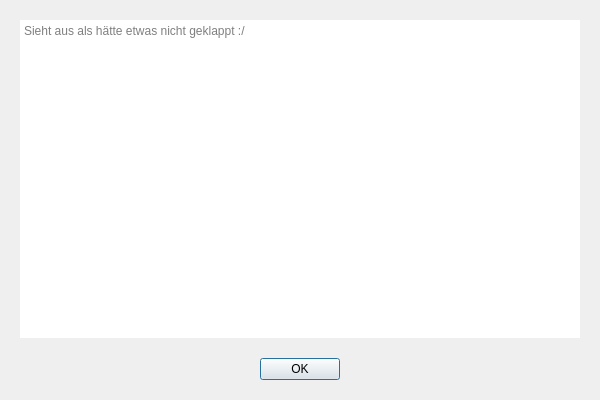
<?xml version="1.0" encoding="UTF-8"?>
<ui version="4.0">
 <class>ResultsWidget</class>
 <widget class="QWidget" name="ResultsWidget">
  <property name="geometry">
   <rect>
    <x>0</x>
    <y>0</y>
    <width>600</width>
    <height>400</height>
   </rect>
  </property>
  <property name="windowTitle">
   <string>MEEGA - Results</string>
  </property>
  <layout class="QVBoxLayout" name="verticalLayout">
   <property name="spacing">
    <number>20</number>
   </property>
   <property name="leftMargin">
    <number>20</number>
   </property>
   <property name="topMargin">
    <number>20</number>
   </property>
   <property name="rightMargin">
    <number>20</number>
   </property>
   <property name="bottomMargin">
    <number>20</number>
   </property>
   <item>
    <widget class="QTextEdit" name="textEdit">
     <property name="frameShape">
      <enum>QFrame::Shape::NoFrame</enum>
     </property>
     <property name="frameShadow">
      <enum>QFrame::Shadow::Plain</enum>
     </property>
     <property name="readOnly">
      <bool>true</bool>
     </property>
     <property name="markdown">
      <string/>
     </property>
     <property name="html">
      <string>&lt;!DOCTYPE HTML PUBLIC &quot;-//W3C//DTD HTML 4.0//EN&quot; &quot;http://www.w3.org/TR/REC-html40/strict.dtd&quot;&gt;
&lt;html&gt;&lt;head&gt;&lt;meta name=&quot;qrichtext&quot; content=&quot;1&quot; /&gt;&lt;meta charset=&quot;utf-8&quot; /&gt;&lt;style type=&quot;text/css&quot;&gt;
p, li { white-space: pre-wrap; }
hr { height: 1px; border-width: 0; }
li.unchecked::marker { content: &quot;\2610&quot;; }
li.checked::marker { content: &quot;\2612&quot;; }
&lt;/style&gt;&lt;/head&gt;&lt;body style=&quot; font-family:'Segoe UI'; font-size:9pt; font-weight:400; font-style:normal;&quot;&gt;
&lt;p style=&quot;-qt-paragraph-type:empty; margin-top:0px; margin-bottom:0px; margin-left:0px; margin-right:0px; -qt-block-indent:0; text-indent:0px;&quot;&gt;&lt;br /&gt;&lt;/p&gt;&lt;/body&gt;&lt;/html&gt;</string>
     </property>
     <property name="placeholderText">
      <string>Sieht aus als hätte etwas nicht geklappt :/</string>
     </property>
    </widget>
   </item>
   <item>
    <widget class="QDialogButtonBox" name="buttonBox">
     <property name="standardButtons">
      <set>QDialogButtonBox::StandardButton::Ok</set>
     </property>
     <property name="centerButtons">
      <bool>true</bool>
     </property>
    </widget>
   </item>
  </layout>
 </widget>
 <resources/>
 <connections/>
</ui>
